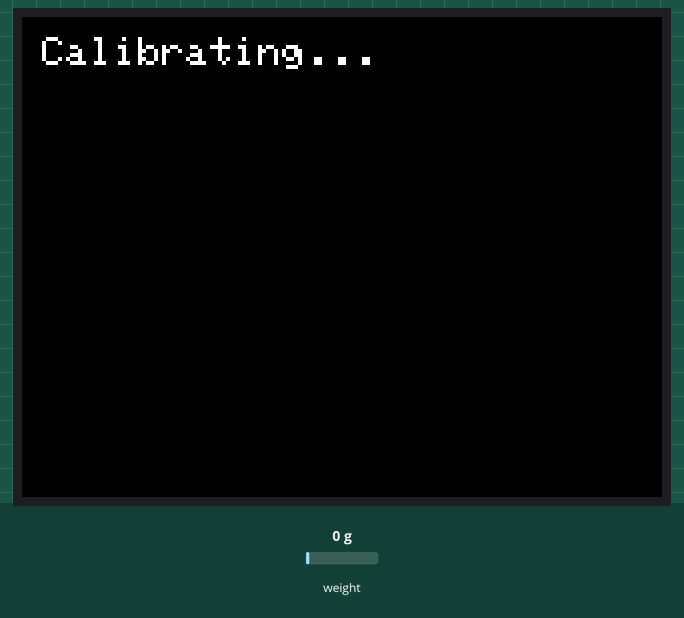
This sketch was run on a simulated Arduino Uno, built with avr-gcc and run on an emulated ATmega328P. Parts: 320×240 colour display. Inputs (shaded band) come from the test bench; at power-on: weight on the scale 0 g.

Above: at 0.3 s.
At 1.3 s:
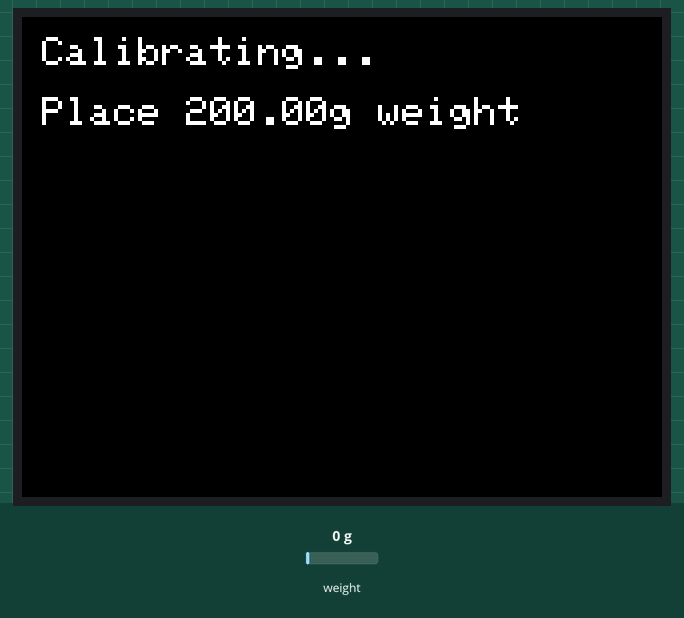
At 7.4 s:
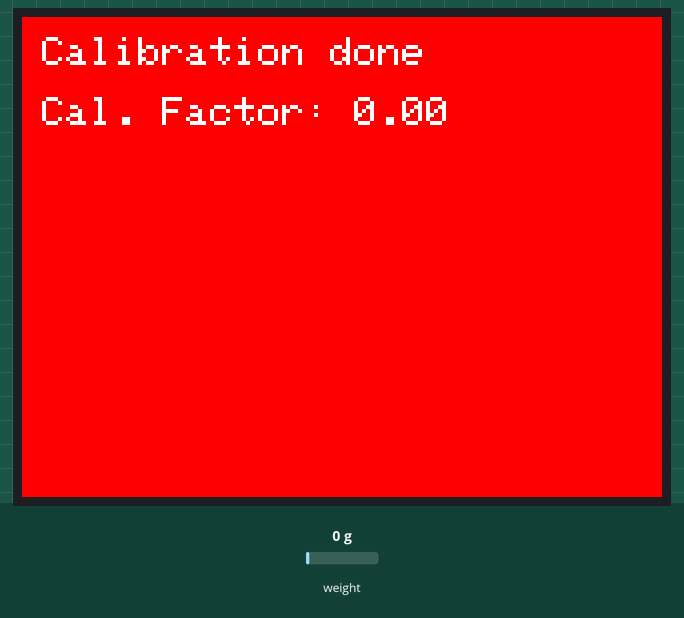

The sketch:

kalibrasi_hx711_with_lcd.ino
```cpp
#include <MCUFRIEND_kbv.h>
#include <Adafruit_GFX.h>
#include <HX711.h>

MCUFRIEND_kbv tft;
HX711 scale;

#define DOUT 10
#define CLK 11
#define CALIBRATION_WEIGHT 200.0  // Berat dalam gram yang digunakan untuk kalibrasi

float calibration_factor = 1.0;  // Faktor kalibrasi awal


void setup() {
  uint16_t ID = tft.readID();
  tft.begin(ID);
  tft.setRotation(1);
  tft.fillScreen(TFT_BLACK);

  tft.setTextColor(TFT_WHITE);
  tft.setTextSize(2);
  tft.setCursor(10, 10);
  tft.print("Calibrating...");

  scale.begin(DOUT, CLK);
  scale.tare();

  tft.setCursor(10, 40);
  tft.print("Place ");
  tft.print(CALIBRATION_WEIGHT);
  tft.print("g weight");
  delay(5000);

  long reading = scale.get_value(10);
  calibration_factor = reading / CALIBRATION_WEIGHT;
  scale.set_scale(calibration_factor);

  tft.fillScreen(TFT_RED);
  tft.setCursor(10, 10);
  tft.setTextSize(2);
  tft.print("Calibration done");

  tft.setCursor(10, 40);
  tft.print("Cal. Factor: ");
  tft.print(calibration_factor);
  delay(5000);
}
void loop() {
}
```

Measured:
- what the display in image 1 shows lasts 6.1 s, from 1.2 s to 7.3 s
